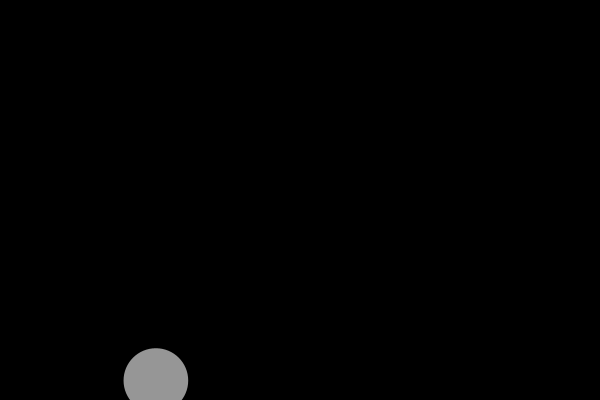
Frame 1 (no input)
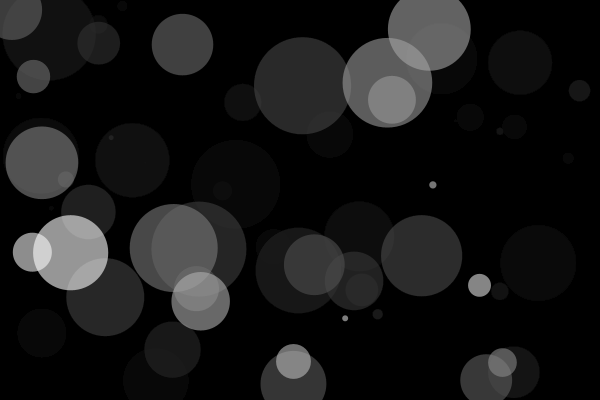
Frame 60 (the mouse pressed at the canvas centre just before this capture)
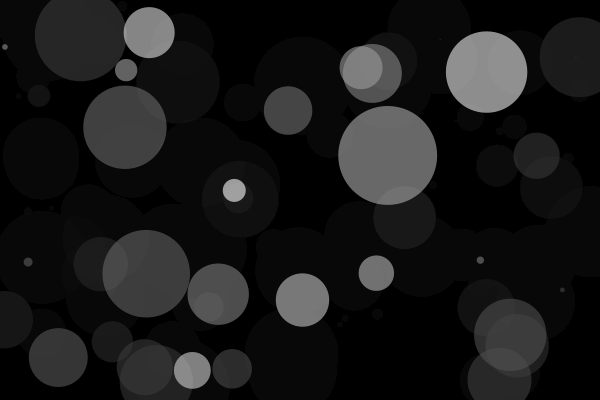
Frame 120 (the mouse held since frame 60 and released just before this capture)

The Processing sketch that drew these frames (run headless with seeded random() and noise(); from frame 60 on, the mouse is pressed at the canvas centre):

// Processing sketch: b_Random_02
// ── b_Random_02.pde
/*
----------------------------------------
PLEASE READ INFO TAB FOR ALL INFORMATION
----------------------------------------
*/

/////////////////////////// GLOBALS ////////////////////////////

int numCirlces;
/////////////////////////// SETUP ////////////////////////////

void setup() {
  size(600, 400);
  background(0);
  smooth();
  noFill();
  numCirlces = 0;
}

/////////////////////////// DRAW ////////////////////////////
void draw() {
  fill(0, 15);
  rect(0, 0, width, height);


  noStroke();
  fill(255, 150);
  float dia = random(100); // Générer des valeurs aléatoires pour la diamètre de notre cercle
  float xPos = random(width); 
  float yPos = random(height);
  ellipse(xPos, yPos, dia, dia);

  //Structure conditionnelle pour tester si vrai ou faux.
  if (numCirlces >= 150) {
    noLoop(); //On arrête l'animation
  }   
  // numCirlces++; > une façon plus simple pour écrire :
  // numCirlces = numCirlces + 1;
  numCirlces++;
}

/////////////////////////// FUNCTIONS ////////////////////////////

// Si on appuie sur n'importe quelle touche de clavier
// on recommence l'animation
void keyPressed() {
  if (keyPressed) {
    loop();
    setup();
  }
}


// ── INFO.pde
 ///////////////////////////////////////
/*

 DESIGNING PROGRAMS 1.0
 AN INTRODUCTORY COURSE FOR DESIGN STUDENTS
 
 IMPLEMENTED BY THE FREE ART BUREAU 2010/11 
 >>> www.freeartbureau.org
 +++++++++++++++++++++++++++ 
 LES BASES : RANDOMNESS
 SKETCH : RANDOM_02
 PARENT SKETCH : RANDOM_01
 TYPE : STATIQUE
 
 NOTE :

 */
 
 
 /////////////////////////////////////// - END

 
